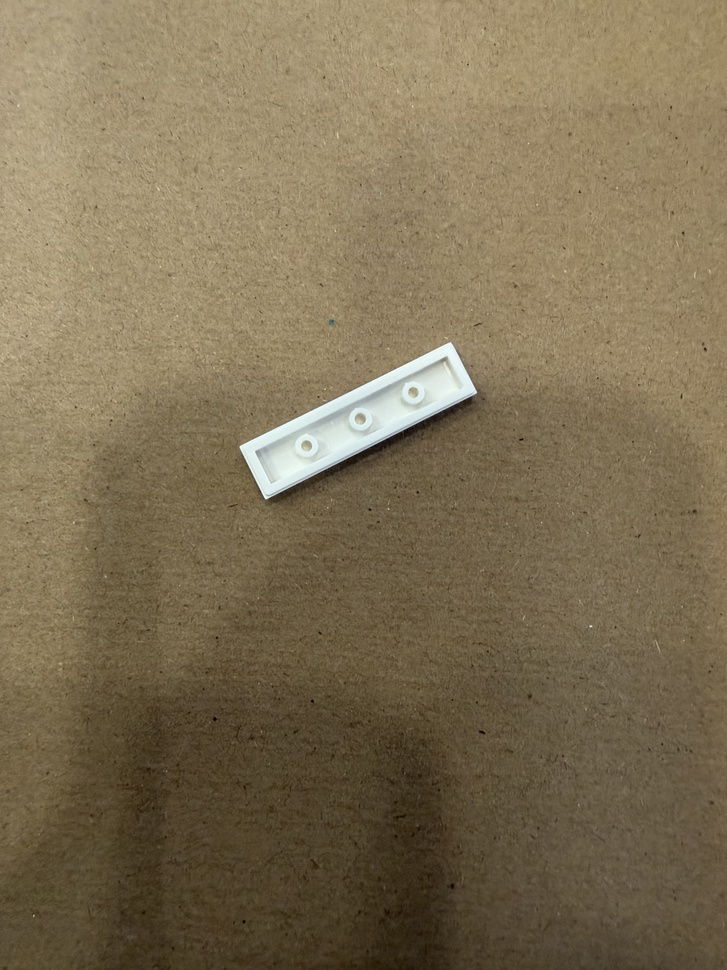
#> input picture cv_detector/new_detector/steps_jpg/s1-0.jpg, 727 x 970 px, shrunk from 3024 x 4032 before the run; its folder holds only this picture in this run
$ python bbox_extractor.py
#> lines starting #> are read from the running program, lines starting #| are printed output that depends on the picture; after the words box and inside, x2 and y2 are one past the last pixel; in counts of white or black regions, pixels touching at a corner belong together
"""
Bounding Box Extractor for Lego pieces.
Detects and crops the Lego assembly from the background.
Supports both automatic detection and manual annotations.
"""

import cv2
import json
import numpy as np
from pathlib import Path


# Global cache for annotations
_annotations_cache = {}


# [29 lines left out: functions load_annotations, crop_with_annotation, not called in this run]


def extract_bounding_box(image: np.ndarray, padding: int = 20) -> tuple[np.ndarray, tuple[int, int, int, int]]:
    """
    Extract bounding box around the Lego piece(s) in an image.

    Args:
        image: BGR image (from cv2.imread)
        padding: Extra pixels around the detected object

    Returns:
        cropped_image: The cropped region containing the Lego
        bbox: (x, y, w, h) of the bounding box
    """
    # Convert to HSV for better color segmentation
    hsv = cv2.cvtColor(image, cv2.COLOR_BGR2HSV)

    # The background appears to be tan/brown cardboard
    # We'll detect non-background pixels

    # Method 1: Edge detection + contours
    gray = cv2.cvtColor(image, cv2.COLOR_BGR2GRAY)
    blurred = cv2.GaussianBlur(gray, (5, 5), 0)

    # Adaptive thresholding works well for objects on uniform backgrounds
    thresh = cv2.adaptiveThreshold(
        blurred, 255, cv2.ADAPTIVE_THRESH_GAUSSIAN_C,
        cv2.THRESH_BINARY_INV, 11, 2
    )

    # Also try Canny edge detection
    edges = cv2.Canny(blurred, 50, 150)

    # Combine both methods
    combined = cv2.bitwise_or(thresh, edges)

    # Morphological operations to clean up
    kernel = np.ones((5, 5), np.uint8)
    combined = cv2.dilate(combined, kernel, iterations=2)
    combined = cv2.erode(combined, kernel, iterations=1)

    # Find contours
    contours, _ = cv2.findContours(combined, cv2.RETR_EXTERNAL, cv2.CHAIN_APPROX_SIMPLE)

    if not contours:
        # Return full image if no contours found
        h, w = image.shape[:2]
        return image, (0, 0, w, h)

    # Find the largest contour (should be the Lego piece)
    largest_contour = max(contours, key=cv2.contourArea)

    # Get bounding rectangle
    x, y, w, h = cv2.boundingRect(largest_contour)

    # Add padding
    img_h, img_w = image.shape[:2]
    x = max(0, x - padding)
    y = max(0, y - padding)
    w = min(img_w - x, w + 2 * padding)
    h = min(img_h - y, h + 2 * padding)

    # Crop the image
    cropped = image[y:y+h, x:x+w]

    return cropped, (x, y, w, h)


def extract_bounding_box_color(image: np.ndarray, padding: int = 30) -> tuple[np.ndarray, tuple[int, int, int, int]]:
    """
    Alternative method using color-based segmentation.
    Better for detecting colored Lego pieces on tan background.
    """
    hsv = cv2.cvtColor(image, cv2.COLOR_BGR2HSV)

    # Define range for tan/brown background (to exclude)
    # Tan background in HSV: low saturation, medium-high value
    lower_tan = np.array([10, 20, 100])
    upper_tan = np.array([30, 120, 220])

    # Create mask for background
    bg_mask = cv2.inRange(hsv, lower_tan, upper_tan)

    # Invert to get foreground (Lego pieces)
    fg_mask = cv2.bitwise_not(bg_mask)

    # Clean up the mask
    kernel = np.ones((7, 7), np.uint8)
    fg_mask = cv2.morphologyEx(fg_mask, cv2.MORPH_CLOSE, kernel)
    fg_mask = cv2.morphologyEx(fg_mask, cv2.MORPH_OPEN, kernel)

    # Find contours
    contours, _ = cv2.findContours(fg_mask, cv2.RETR_EXTERNAL, cv2.CHAIN_APPROX_SIMPLE)

    if not contours:
        h, w = image.shape[:2]
        return image, (0, 0, w, h)

    # Get bounding box that encompasses all significant contours
    min_area = 500  # Minimum contour area to consider
    significant_contours = [c for c in contours if cv2.contourArea(c) > min_area]

    if not significant_contours:
        largest = max(contours, key=cv2.contourArea)
        significant_contours = [largest]

    # Combine all significant contours
    all_points = np.vstack(significant_contours)
    x, y, w, h = cv2.boundingRect(all_points)

    # Add padding
    img_h, img_w = image.shape[:2]
    x = max(0, x - padding)
    y = max(0, y - padding)
    w = min(img_w - x, w + 2 * padding)
    h = min(img_h - y, h + 2 * padding)

    cropped = image[y:y+h, x:x+w]
    return cropped, (x, y, w, h)


def process_image(image_path: str, output_dir: str = None, method: str = "combined") -> np.ndarray:
    """
    Process a single image and optionally save the cropped result.

    Args:
        image_path: Path to the input image
        output_dir: Directory to save cropped images (optional)
        method: "edge", "color", or "combined"
    """
    image = cv2.imread(image_path)
    if image is None:
        raise ValueError(f"Could not read image: {image_path}")

    if method == "edge":
        cropped, bbox = extract_bounding_box(image)
    elif method == "color":
        cropped, bbox = extract_bounding_box_color(image)
    else:
        # Combined: try both and pick the one with smaller bbox (tighter fit)
        cropped1, bbox1 = extract_bounding_box(image)
        cropped2, bbox2 = extract_bounding_box_color(image)

        area1 = bbox1[2] * bbox1[3]
        area2 = bbox2[2] * bbox2[3]

        # Pick the one that's not too small but tighter
        min_area = 0.01 * image.shape[0] * image.shape[1]

        if area1 > min_area and area2 > min_area:
            cropped, bbox = (cropped1, bbox1) if area1 < area2 else (cropped2, bbox2)
        elif area1 > min_area:
            cropped, bbox = cropped1, bbox1
        else:
            cropped, bbox = cropped2, bbox2

    if output_dir:
        Path(output_dir).mkdir(parents=True, exist_ok=True)
        filename = Path(image_path).name
        output_path = Path(output_dir) / f"cropped_{filename}"
        cv2.imwrite(str(output_path), cropped)

    return cropped, bbox


def batch_process(input_dir: str, output_dir: str, method: str = "combined"):
    """Process all JPG images in a directory."""
    input_path = Path(input_dir)
    output_path = Path(output_dir)
    output_path.mkdir(parents=True, exist_ok=True)

    for img_file in sorted(input_path.glob("*.jpg")):
        try:
            cropped, bbox = process_image(str(img_file), str(output_path), method)
#> in process_image, image is the input picture: shape (970, 727, 3); mean B, G, R 84.3, 112.3, 127
#> in extract_bounding_box, `gray = cv2.cvtColor(image, cv2.COLOR_BGR2GRAY)`:
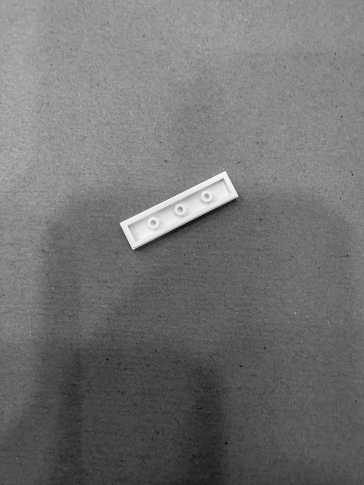
#> gray: shape (970, 727) (shown at 1/2 size); min 3, max 253, mean 113.6
#> in extract_bounding_box, `thresh = cv2.adaptiveThreshold( blurred, 255, cv2.ADAPTIVE_THRESH_GAUS..`:
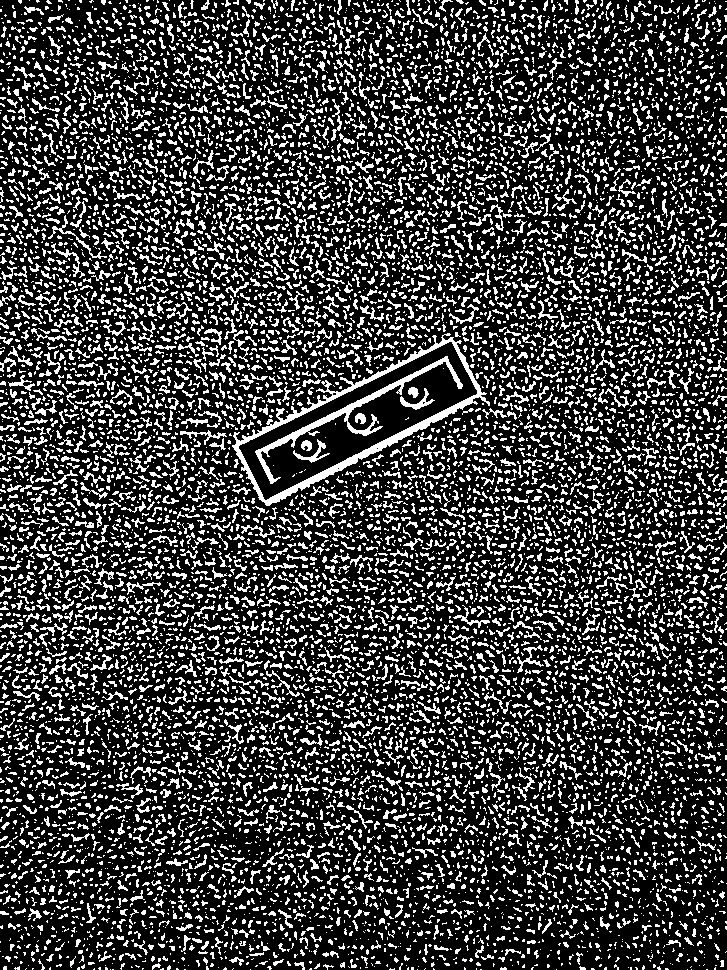
#> thresh: shape (970, 727); 24.4% white in thin lines or dots
#> in extract_bounding_box, `combined = cv2.erode(combined, kernel, iterations=1)`:
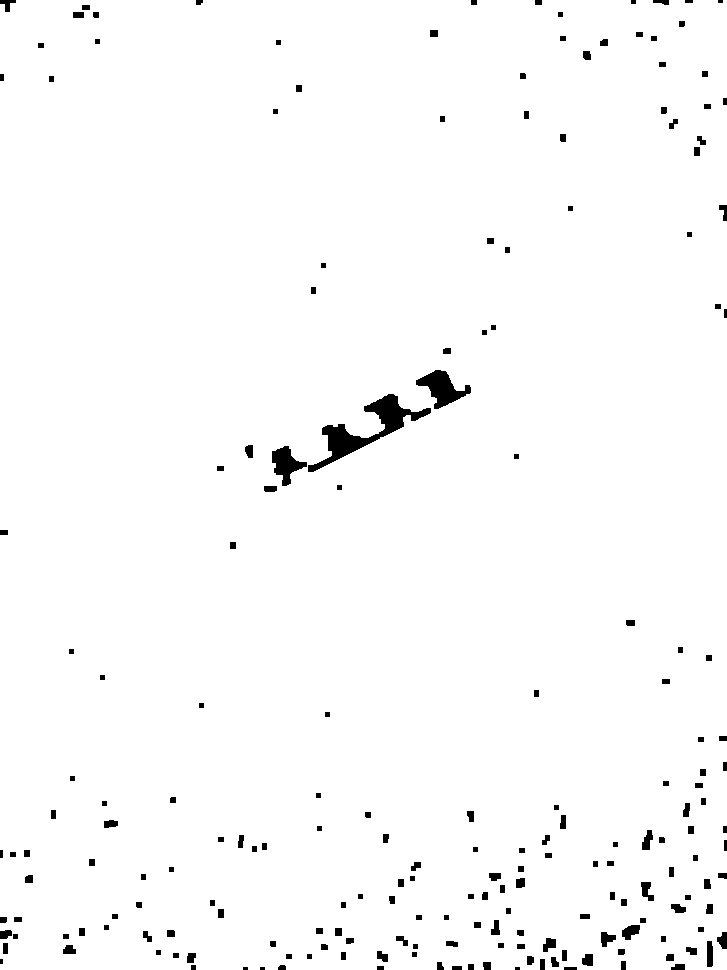
#> combined: shape (970, 727); 98.1% white; 204 black regions (5 under 20 px)
#> in extract_bounding_box, `contours, _ = cv2.findContours(combined, cv2.RETR_EXTERNAL, cv2.CHAIN_..`: contours = 1 contour; box (x1, y1, x2, y2) and area: (0, 0, 727, 970) 701816
#> in extract_bounding_box, `largest_contour = max(contours, key=cv2.contourArea)`: largest_contour = contour of 266 points, box (x1, y1, x2, y2) (0, 0, 727, 970), area 701816
#> in extract_bounding_box, `x, y, w, h = cv2.boundingRect(largest_contour)`: x = 0; w = 727; h = 970
#> in process_image, `cropped1, bbox1 = extract_bounding_box(image)`: bbox1 = (0, 0, 727, 970)
#> in extract_bounding_box_color, `fg_mask = cv2.morphologyEx(fg_mask, cv2.MORPH_OPEN, kernel)`:
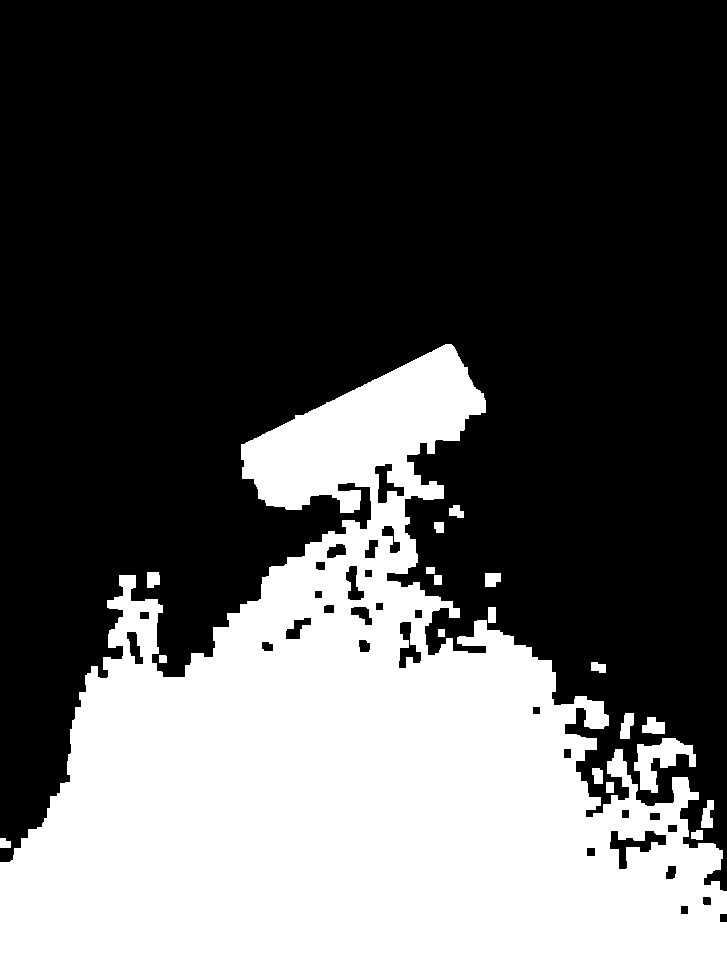
#> fg_mask: shape (970, 727); 34% white; 19 white regions
#> in extract_bounding_box_color, `contours, _ = cv2.findContours(fg_mask, cv2.RETR_EXTERNAL, cv2.CHAIN_A..`: contours = 19 contours; largest, box (x1, y1, x2, y2) and area: (0, 344, 727, 970) 238329, (634, 738, 696, 793) 1438, (642, 717, 665, 734) 258, (620, 713, 634, 739) 224, (701, 800, 714, 828) 214
#> in extract_bounding_box_color, `significant_contours = [c for c in contours if cv2.contourArea(c) > mi..`: significant_contours = 2 contours; box (x1, y1, x2, y2) and area: (0, 344, 727, 970) 238329, (634, 738, 696, 793) 1438
#> in extract_bounding_box_color, `all_points = np.vstack(significant_contours)`: all_points = contour of 1033 points, box (x1, y1, x2, y2) (0, 344, 727, 970), area 241146
#> in extract_bounding_box_color, `x, y, w, h = cv2.boundingRect(all_points)`: x = 0; y = 344; w = 727; h = 626
#> in extract_bounding_box_color, `y = max(0, y - padding)`: y = 314
#> in extract_bounding_box_color, `h = min(img_h - y, h + 2 * padding)`: h = 656
#> in extract_bounding_box_color, `cropped = image[y:y+h, x:x+w]`:
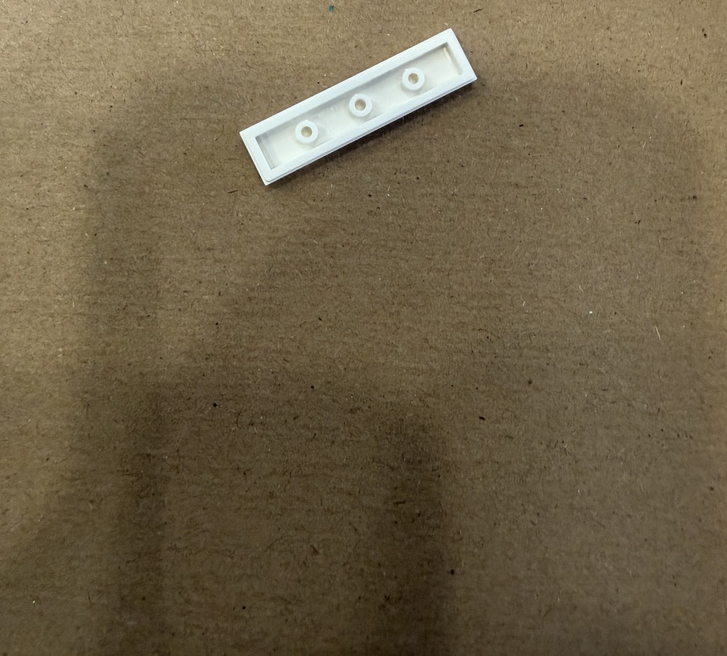
#> cropped: shape (656, 727, 3); mean B, G, R 72, 97.4, 111
#> in process_image, `cropped2, bbox2 = extract_bounding_box_color(image)`: bbox2 = (0, 314, 727, 656)
#> in process_image, `area1 = bbox1[2] * bbox1[3]`: area1 = 705190
#> in process_image, `area2 = bbox2[2] * bbox2[3]`: area2 = 476912
#> in process_image, `cropped, bbox = (cropped1, bbox1) if area1 < area2 else (cropped2, bbo..`: bbox = (0, 314, 727, 656)
#> bbox = (0, 314, 727, 656)
            print(f"Processed {img_file.name}: bbox={bbox}")
#| Processed s1-0.jpg: bbox=(0, 314, 727, 656)
        except Exception as e:
            print(f"Error processing {img_file.name}: {e}")


if __name__ == "__main__":
    import argparse

    parser = argparse.ArgumentParser(description="Extract bounding boxes from Lego images")
    parser.add_argument("--input", "-i", default="./steps_jpg", help="Input directory")
    parser.add_argument("--output", "-o", default="./cropped", help="Output directory")
    parser.add_argument("--method", "-m", choices=["edge", "color", "combined"],
                        default="combined", help="Detection method")

    args = parser.parse_args()
    batch_process(args.input, args.output, args.method)
